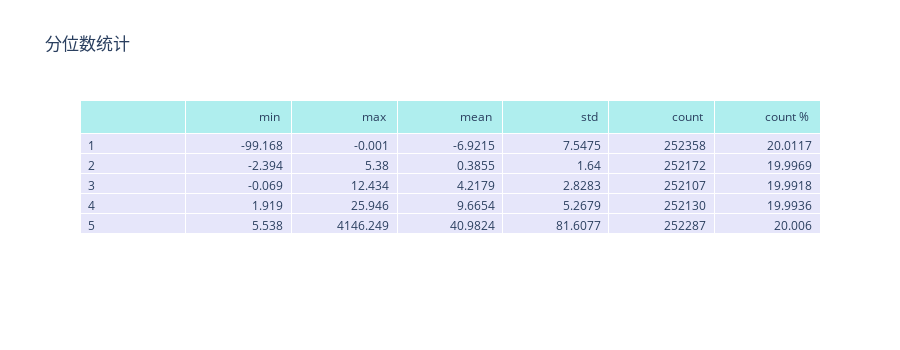
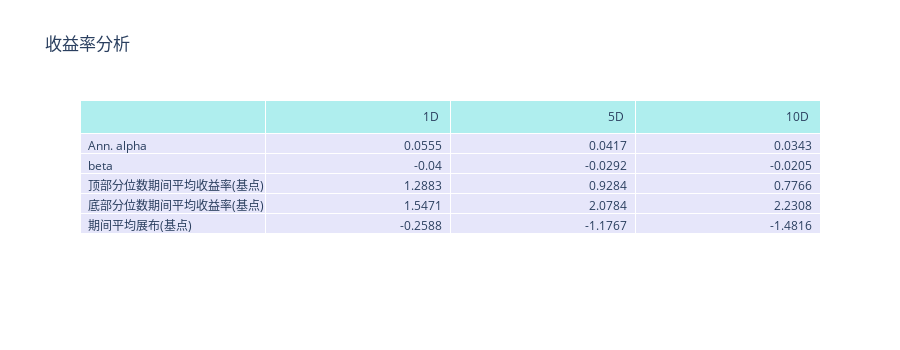
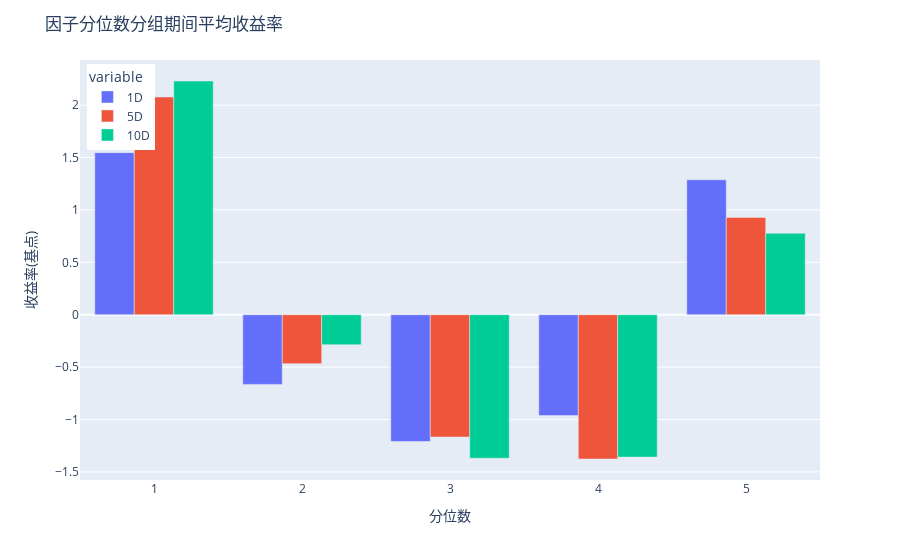
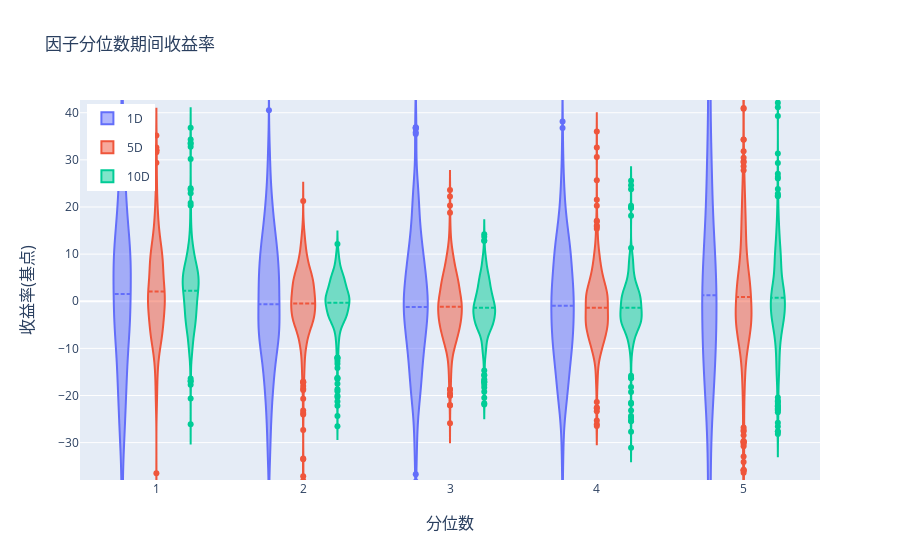

Write notebook code for charts like these, in order.
### Markdown cell above
## Visualize Results
Finally, pass the output of `get_clean_factor_and_forward_returns()` to `create_full_tear_sheet()`.

### Code cell
from alphalens.tears import create_full_tear_sheet

create_full_tear_sheet(merged_data)

### Figure 1 — Plotly figure (JSON) as saved in the notebook; plotly's stock layout.template omitted (floating-point values rounded to 4 significant figures)
{"data": [{"cells": {"align": ["left", "right"], "fill": {"color": "lavender"}, "values": [[1, 2, 3, 4, 5], [-99.17, -2.394, -0.069, 1.919, 5.538], [-0.001, 5.38, 12.43, 25.95, 4146.0], [-6.921, 0.3855, 4.218, 9.665, 40.98], [7.548, 1.64, 2.828, 5.268, 81.61], [252358, 252172, 252107, 252130, 252287], [20.01, 20.0, 19.99, 19.99, 20.01]]}, "header": {"align": ["left", "right"], "fill": {"color": "paleturquoise"}, "values": ["", "min <br>", "max <br>", "mean <br>", "std <br>", "count <br>", "count % <br>"]}, "type": "table"}], "layout": {"height": 350, "title": {"text": "分位数统计"}}}

### Figure 2 — Plotly figure (JSON) as saved in the notebook; plotly's stock layout.template omitted (floating-point values rounded to 4 significant figures)
{"data": [{"cells": {"align": ["left", "right"], "fill": {"color": "lavender"}, "values": [["Ann. alpha", "beta", "顶部分位数期间平均收益率(基点)", "底部分位数期间平均收益率(基点)", "期间平均展布(基点)"], [0.0555, -0.04, 1.288, 1.547, -0.2588], [0.0417, -0.0292, 0.9284, 2.078, -1.177], [0.0343, -0.0205, 0.7766, 2.231, -1.482]]}, "header": {"align": ["left", "right"], "fill": {"color": "paleturquoise"}, "values": ["", "1D <br>", "5D <br>", "10D <br>"]}, "type": "table"}], "layout": {"height": 350, "title": {"text": "收益率分析"}}}

### Figure 3 — Plotly figure (JSON) as saved in the notebook; plotly's stock layout.template omitted (floating-point values rounded to 4 significant figures)
{"data": [{"alignmentgroup": "True", "hovertemplate": "variable=1D<br>factor_quantile=%{x}<br>value=%{y}<extra></extra>", "legendgroup": "1D", "marker": {"color": "#636efa"}, "name": "1D", "offsetgroup": "1D", "orientation": "v", "showlegend": true, "textposition": "auto", "type": "bar", "x": [1, 2, 3, 4, 5], "xaxis": "x", "y": [1.547, -0.6648, -1.21, -0.9622, 1.288], "yaxis": "y"}, {"alignmentgroup": "True", "hovertemplate": "variable=5D<br>factor_quantile=%{x}<br>value=%{y}<extra></extra>", "legendgroup": "5D", "marker": {"color": "#EF553B"}, "name": "5D", "offsetgroup": "5D", "orientation": "v", "showlegend": true, "textposition": "auto", "type": "bar", "x": [1, 2, 3, 4, 5], "xaxis": "x", "y": [2.078, -0.4672, -1.168, -1.377, 0.9284], "yaxis": "y"}, {"alignmentgroup": "True", "hovertemplate": "variable=10D<br>factor_quantile=%{x}<br>value=%{y}<extra></extra>", "legendgroup": "10D", "marker": {"color": "#00cc96"}, "name": "10D", "offsetgroup": "10D", "orientation": "v", "showlegend": true, "textposition": "auto", "type": "bar", "x": [1, 2, 3, 4, 5], "xaxis": "x", "y": [2.231, -0.2864, -1.37, -1.359, 0.7766], "yaxis": "y"}], "layout": {"barmode": "group", "legend": {"title": {"text": "variable"}, "tracegroupgap": 0, "x": 0.01, "xanchor": "left", "y": 0.99, "yanchor": "top"}, "margin": {"t": 60}, "title": {"text": "因子分位数分组期间平均收益率"}, "xaxis": {"anchor": "y", "domain": [0, 1], "title": {"text": "分位数"}}, "yaxis": {"anchor": "x", "domain": [0, 1], "range": [null, null], "title": {"text": "收益率(基点)"}}}}

### Figure 4 — Plotly figure (JSON) as saved in the notebook; plotly's stock layout.template omitted (floating-point values rounded to 4 significant figures; data arrays with more than 128 entries replaced by an {"elided": "..."} marker saying what was removed)
{"data": [{"box": {"visible": false}, "legendgroup": "1D", "meanline": {"visible": true}, "name": "1D", "scalegroup": "1D", "type": "violin", "x": {"elided": "2445 int values"}, "y": {"elided": "2445 float values"}}, {"box": {"visible": false}, "legendgroup": "5D", "meanline": {"visible": true}, "name": "5D", "scalegroup": "5D", "type": "violin", "x": {"elided": "2445 int values"}, "y": {"elided": "2445 float values"}}, {"box": {"visible": false}, "legendgroup": "10D", "meanline": {"visible": true}, "name": "10D", "scalegroup": "10D", "type": "violin", "x": {"elided": "2445 int values"}, "y": {"elided": "2445 float values"}}], "layout": {"annotations": [{"font": {"size": 16}, "showarrow": false, "text": "分位数", "x": 0.5, "xanchor": "center", "xref": "paper", "y": 0, "yanchor": "top", "yref": "paper", "yshift": -30}, {"font": {"size": 16}, "showarrow": false, "text": "收益率(基点)", "textangle": -90, "x": 0, "xanchor": "right", "xref": "paper", "xshift": -40, "y": 0.5, "yanchor": "middle", "yref": "paper"}], "legend": {"x": 0.01, "xanchor": "left", "y": 0.99, "yanchor": "top"}, "title": {"text": "因子分位数期间收益率"}, "violinmode": "group", "xaxis": {"anchor": "y", "domain": [0, 1]}, "yaxis": {"anchor": "x", "domain": [0, 1], "range": [-37.93, 42.7]}}}
